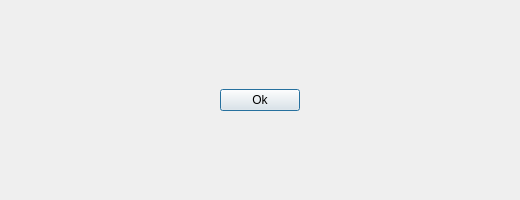
<?xml version="1.0" encoding="UTF-8"?>
<ui version="4.0">
 <class>QuestionsDialog</class>
 <widget class="QDialog" name="QuestionsDialog">
  <property name="geometry">
   <rect>
    <x>0</x>
    <y>0</y>
    <width>520</width>
    <height>200</height>
   </rect>
  </property>
  <property name="minimumSize">
   <size>
    <width>520</width>
    <height>200</height>
   </size>
  </property>
  <property name="maximumSize">
   <size>
    <width>520</width>
    <height>200</height>
   </size>
  </property>
  <property name="windowTitle">
   <string>What worries you?</string>
  </property>
  <layout class="QVBoxLayout" name="verticalLayout_2">
   <item>
    <layout class="QVBoxLayout" name="questionsLayout"/>
   </item>
   <item>
    <layout class="QHBoxLayout" name="horizontalLayout">
     <item>
      <spacer name="horizontalSpacer">
       <property name="orientation">
        <enum>Qt::Horizontal</enum>
       </property>
       <property name="sizeHint" stdset="0">
        <size>
         <width>40</width>
         <height>20</height>
        </size>
       </property>
      </spacer>
     </item>
     <item>
      <widget class="QPushButton" name="okeyButton">
       <property name="text">
        <string>Ok</string>
       </property>
      </widget>
     </item>
     <item>
      <spacer name="horizontalSpacer_2">
       <property name="orientation">
        <enum>Qt::Horizontal</enum>
       </property>
       <property name="sizeHint" stdset="0">
        <size>
         <width>40</width>
         <height>20</height>
        </size>
       </property>
      </spacer>
     </item>
    </layout>
   </item>
  </layout>
 </widget>
 <resources/>
 <connections/>
</ui>
